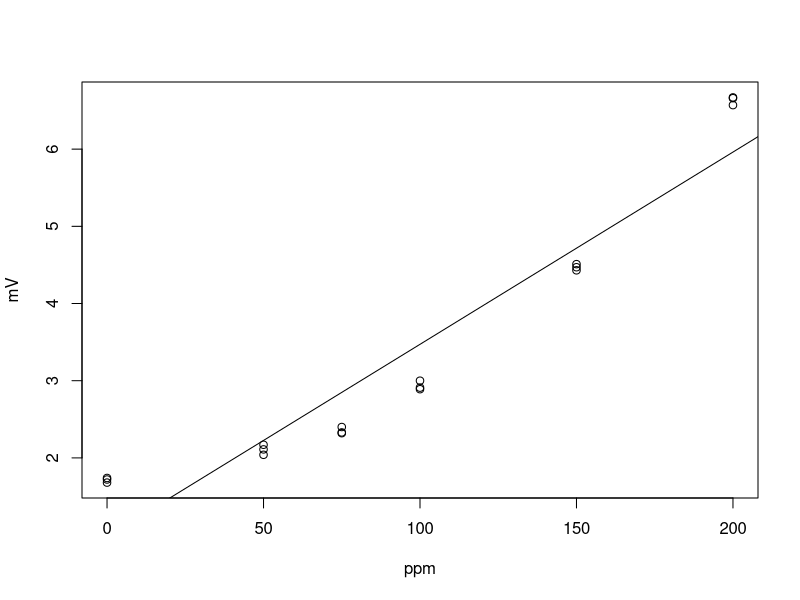
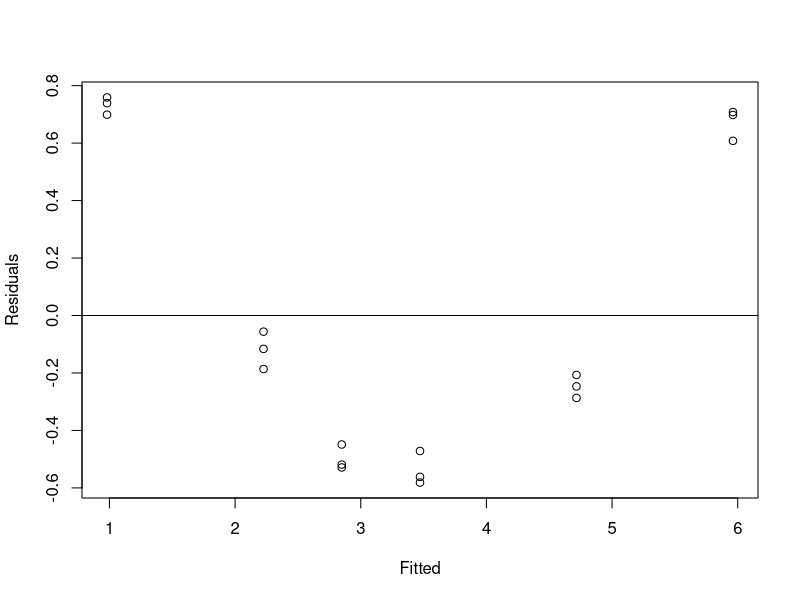
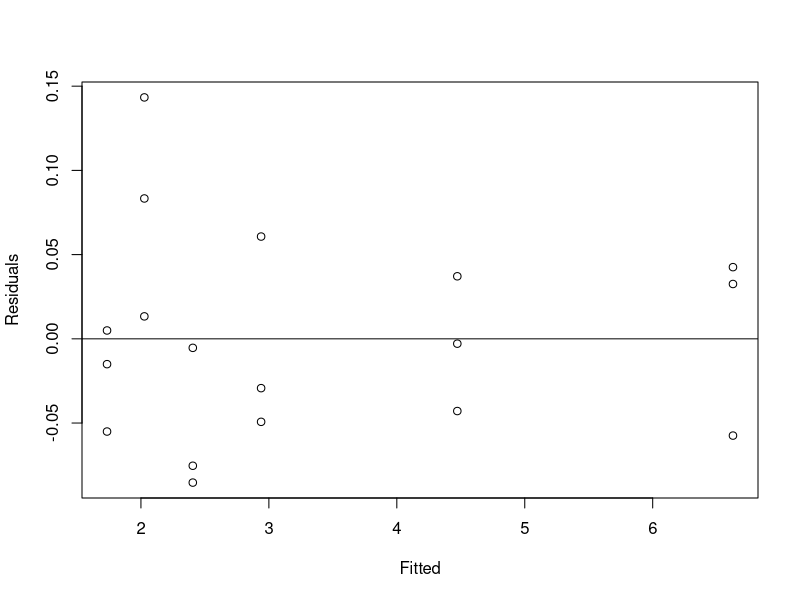

The R source for these figures, in order:


ppm <- c(0,0,0,50,50,50,75,75,75,100,100,100,150,150,150,200,200,200)
mV <- c(1.72,1.68,1.74,2.04,2.11,2.17,2.40,2.32,2.33,2.91,3.00,2.89,
        4.47,4.51,4.43,6.67,6.66,6.57)
ises <- data.frame(ppm,mV)

## Plot mV vs ppm
plot(ppm,mV)

## Function to plot residuals 
plot_fit_res <- function(model){
  plot(fitted(model),resid(model), xlab = "Fitted", ylab = "Residuals")
  abline(h = 0)
}

## Linear model of the mV vs ppm 
lin_fit <- lm(mV~ppm)
abline(lin_fit)
summary(lin_fit)
plot_fit_res(lin_fit)
## No a linear model does not seem like a good fit. Most of the points are below the line and a straight line does not fit the shape of the points

## Fit quadratic model
quad_fit <- lm(mV ~ ppm + I(ppm^2))
summary (quad_fit)
plot_fit_res(quad_fit)
## The range of resiudals is much smaller for the quadratic fit. The linear fit ranged from -0.6 to 0.6 while the quadratic residuals ranged from -0.05 to 0.15. 

anova(lin_fit,quad_fit)
## Reject the Null and prefer the larger quadratic model.

## Plot quadratic curve
xplot <- seq(0,200,by = 1)
lines(xplot, predict(quad_fit, newdata = data.frame(ppm = xplot)), col = "blue")

